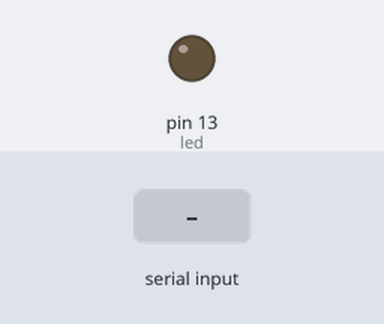
A sketch run on a simulated Arduino Uno, built with avr-gcc and run on an emulated ATmega328P. Parts: output pins drawn as LEDs (lit = HIGH). The test bench sets the inputs (shaded band).

Above: at 1.2 s.
1.3 s: "1" received over Serial
At 2.2 s:
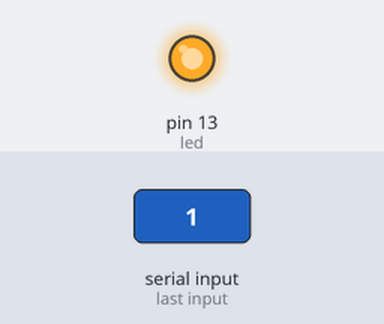
2.8 s: "0" received over Serial
At 3.3 s:
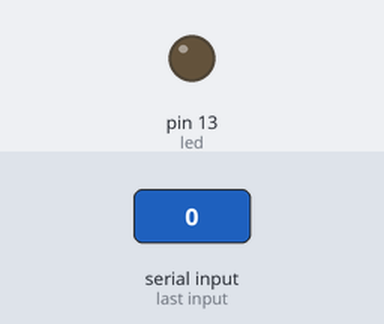
Timing chart, 0 to 5.8 s (numbered marks = the images above; inputs shaded):
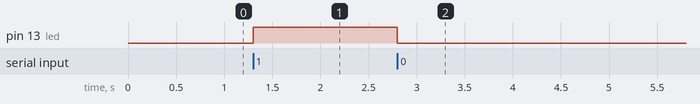

Measured:
- after the input at 1.3 s, pin 13 (led): LOW → HIGH at once
- after the input at 2.8 s, pin 13 (led): HIGH → LOW at once

The sketch:

exercicio-01.ino
```cpp
// (licence header left out)
const int led = 13; // LED conectado ao pino 13

void setup()
{
  pinMode(led, OUTPUT);
  digitalWrite(led, LOW);

  Serial.begin(9600); // Comunicação serial com HC-05
}

void loop()
{
  if (Serial.available())
  {
    char comando = Serial.read();

    if (comando == '1')
    {
      digitalWrite(led, HIGH);
    }
    else if (comando == '0')
    {
      digitalWrite(led, LOW);
    }
  }
}
```
